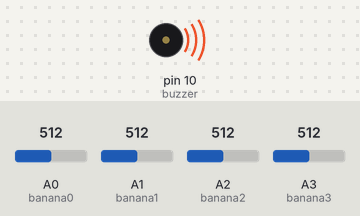
This sketch was run on a simulated Arduino Uno, built with avr-gcc and run on an emulated ATmega328P. On the bench: buzzer (waves = sounding). The inputs (shaded band) are chosen by the test bench; at power-on: A0 (banana0) = 512, A1 (banana1) = 512, A2 (banana2) = 512, A3 (banana3) = 512. What the sketch prints to the serial monitor is not drawn.

Above: at 0.1 s.
Timing chart, 0 to 1.6 s (numbered marks = the images above):
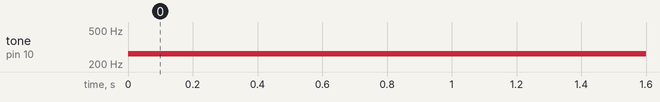

The sketch:

banaNEEC.ino
```cpp
// define as portas analógicas de 0 a 3 como as bananas 0 a 3
// define o buzzer
int banana0 = A0;
int banana1 = A1;
int banana2 = A2;
int banana3 = A3;
int buzzer = 10;

// a rotina de setup corre uma vez no início do programa e sempre que o butão reset é pressionado
void setup() {
  Serial.begin(9600);

  // define as bananas como portas INPUT_PULLUP
  pinMode(banana0, INPUT_PULLUP);
  pinMode(banana1, INPUT_PULLUP);
  pinMode(banana2, INPUT_PULLUP);
  pinMode(banana3, INPUT_PULLUP);
  pinMode(buzzer, OUTPUT);
}

// a rotina loop corre infinitamente até que o o botão reset seja pressionado
void loop() {
  //  obter leituras dos pinos analógicos
  int reading0 = analogRead(banana0);
  int reading1 = analogRead(banana1);
  int reading2 = analogRead(banana2);
  int reading3 = analogRead(banana3);

  // converter as leituras analógicas (valores de 0 a 1023) para tensões (0 a 5V):
  float voltage0 = reading0 * (5.0 / 1023.0);
  float voltage1 = reading1 * (5.0 / 1023.0);
  float voltage2 = reading2 * (5.0 / 1023.0);
  float voltage3 = reading3 * (5.0 / 1023.0);

  // verificação das tensões para ver qual banana foi pressionada e tocar o som de cada uma
  if(voltage0 < 4.9){
    tone(buzzer, 264);
  }
  else if(voltage1 < 4.9){
    tone(buzzer, 297);
  }
  else if(voltage2 < 4.9){
    tone(buzzer, 330);
  }
  else if(voltage3 < 4.9){
    tone(buzzer, 352);
  }
  else{
    noTone(buzzer);
  }

  // print da leitura da banana0:
  Serial.println(voltage0);
}
```

Measured:
- by itself, tone on pin 10 (buzzer): silent → 264 Hz at 0.00 s
